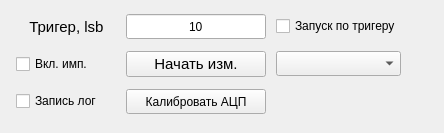
<?xml version="1.0" encoding="UTF-8"?>
<ui version="4.0">
 <class>Form</class>
 <widget class="QWidget" name="Form">
  <property name="geometry">
   <rect>
    <x>0</x>
    <y>0</y>
    <width>444</width>
    <height>133</height>
   </rect>
  </property>
  <property name="sizePolicy">
   <sizepolicy hsizetype="Expanding" vsizetype="Expanding">
    <horstretch>0</horstretch>
    <verstretch>0</verstretch>
   </sizepolicy>
  </property>
  <property name="minimumSize">
   <size>
    <width>430</width>
    <height>100</height>
   </size>
  </property>
  <property name="windowTitle">
   <string>Form</string>
  </property>
  <layout class="QGridLayout" name="gridLayout">
   <property name="topMargin">
    <number>5</number>
   </property>
   <property name="rightMargin">
    <number>5</number>
   </property>
   <property name="bottomMargin">
    <number>5</number>
   </property>
   <property name="horizontalSpacing">
    <number>5</number>
   </property>
   <property name="verticalSpacing">
    <number>0</number>
   </property>
   <item row="0" column="0">
    <layout class="QGridLayout" name="gridLayout_meas" rowstretch="1,0,0,0" columnstretch="1,0,0,0,0">
     <property name="sizeConstraint">
      <enum>QLayout::SetDefaultConstraint</enum>
     </property>
     <property name="leftMargin">
      <number>5</number>
     </property>
     <property name="topMargin">
      <number>0</number>
     </property>
     <property name="rightMargin">
      <number>5</number>
     </property>
     <property name="bottomMargin">
      <number>5</number>
     </property>
     <property name="spacing">
      <number>10</number>
     </property>
     <item row="2" column="2">
      <widget class="QPushButton" name="pushButton_run_measure">
       <property name="sizePolicy">
        <sizepolicy hsizetype="Preferred" vsizetype="Fixed">
         <horstretch>0</horstretch>
         <verstretch>0</verstretch>
        </sizepolicy>
       </property>
       <property name="minimumSize">
        <size>
         <width>140</width>
         <height>25</height>
        </size>
       </property>
       <property name="font">
        <font>
         <family>MS Shell Dlg 2</family>
         <pointsize>11</pointsize>
         <weight>50</weight>
         <italic>false</italic>
         <bold>false</bold>
        </font>
       </property>
       <property name="styleSheet">
        <string notr="true">font: 11pt &quot;MS Shell Dlg 2&quot;;</string>
       </property>
       <property name="text">
        <string>Начать изм.</string>
       </property>
      </widget>
     </item>
     <item row="0" column="2">
      <widget class="QLineEdit" name="lineEdit_trigger">
       <property name="minimumSize">
        <size>
         <width>120</width>
         <height>25</height>
        </size>
       </property>
       <property name="styleSheet">
        <string notr="true">font: 11pt &quot;MS Shell Dlg 2&quot;;</string>
       </property>
       <property name="text">
        <string>10</string>
       </property>
       <property name="alignment">
        <set>Qt::AlignCenter</set>
       </property>
       <property name="dragEnabled">
        <bool>false</bool>
       </property>
       <property name="readOnly">
        <bool>false</bool>
       </property>
       <property name="clearButtonEnabled">
        <bool>false</bool>
       </property>
      </widget>
     </item>
     <item row="0" column="1">
      <widget class="QLabel" name="label_58">
       <property name="minimumSize">
        <size>
         <width>100</width>
         <height>0</height>
        </size>
       </property>
       <property name="font">
        <font>
         <family>MS Shell Dlg 2</family>
         <pointsize>11</pointsize>
         <weight>50</weight>
         <italic>false</italic>
         <bold>false</bold>
        </font>
       </property>
       <property name="styleSheet">
        <string notr="true">font: 11pt &quot;MS Shell Dlg 2&quot;;</string>
       </property>
       <property name="text">
        <string>Тригер, lsb   </string>
       </property>
       <property name="alignment">
        <set>Qt::AlignRight|Qt::AlignTrailing|Qt::AlignVCenter</set>
       </property>
      </widget>
     </item>
     <item row="0" column="3">
      <widget class="QCheckBox" name="checkBox_enable_trig_meas">
       <property name="styleSheet">
        <string notr="true">font: 11pt &quot;MS Shell Dlg 2&quot;;</string>
       </property>
       <property name="text">
        <string>Запуск по тригеру</string>
       </property>
       <property name="checked">
        <bool>false</bool>
       </property>
      </widget>
     </item>
     <item row="2" column="1">
      <widget class="QCheckBox" name="checkBox_enable_test_csa">
       <property name="sizePolicy">
        <sizepolicy hsizetype="Preferred" vsizetype="Preferred">
         <horstretch>0</horstretch>
         <verstretch>0</verstretch>
        </sizepolicy>
       </property>
       <property name="minimumSize">
        <size>
         <width>100</width>
         <height>30</height>
        </size>
       </property>
       <property name="layoutDirection">
        <enum>Qt::LeftToRight</enum>
       </property>
       <property name="styleSheet">
        <string notr="true">font: 11pt &quot;MS Shell Dlg 2&quot;;</string>
       </property>
       <property name="text">
        <string>Вкл. имп.</string>
       </property>
       <property name="tristate">
        <bool>false</bool>
       </property>
      </widget>
     </item>
     <item row="3" column="1">
      <widget class="QCheckBox" name="checkBox_wr_log">
       <property name="styleSheet">
        <string notr="true">font: 11pt &quot;MS Shell Dlg 2&quot;</string>
       </property>
       <property name="text">
        <string>Запись лог</string>
       </property>
      </widget>
     </item>
     <item row="3" column="2">
      <widget class="QPushButton" name="pushButton_calibr_acq">
       <property name="minimumSize">
        <size>
         <width>140</width>
         <height>25</height>
        </size>
       </property>
       <property name="styleSheet">
        <string notr="true">font: 11pt &quot;MS Shell Dlg 2&quot;;</string>
       </property>
       <property name="text">
        <string>Калибровать АЦП</string>
       </property>
      </widget>
     </item>
     <item row="3" column="0">
      <spacer name="horizontalSpacer_40">
       <property name="orientation">
        <enum>Qt::Horizontal</enum>
       </property>
       <property name="sizeHint" stdset="0">
        <size>
         <width>40</width>
         <height>20</height>
        </size>
       </property>
      </spacer>
     </item>
     <item row="2" column="4">
      <spacer name="horizontalSpacer">
       <property name="orientation">
        <enum>Qt::Horizontal</enum>
       </property>
       <property name="sizeHint" stdset="0">
        <size>
         <width>40</width>
         <height>20</height>
        </size>
       </property>
      </spacer>
     </item>
     <item row="2" column="3">
      <widget class="QComboBox" name="comboBox_filter">
       <property name="minimumSize">
        <size>
         <width>0</width>
         <height>25</height>
        </size>
       </property>
      </widget>
     </item>
    </layout>
   </item>
  </layout>
 </widget>
 <resources/>
 <connections/>
</ui>
